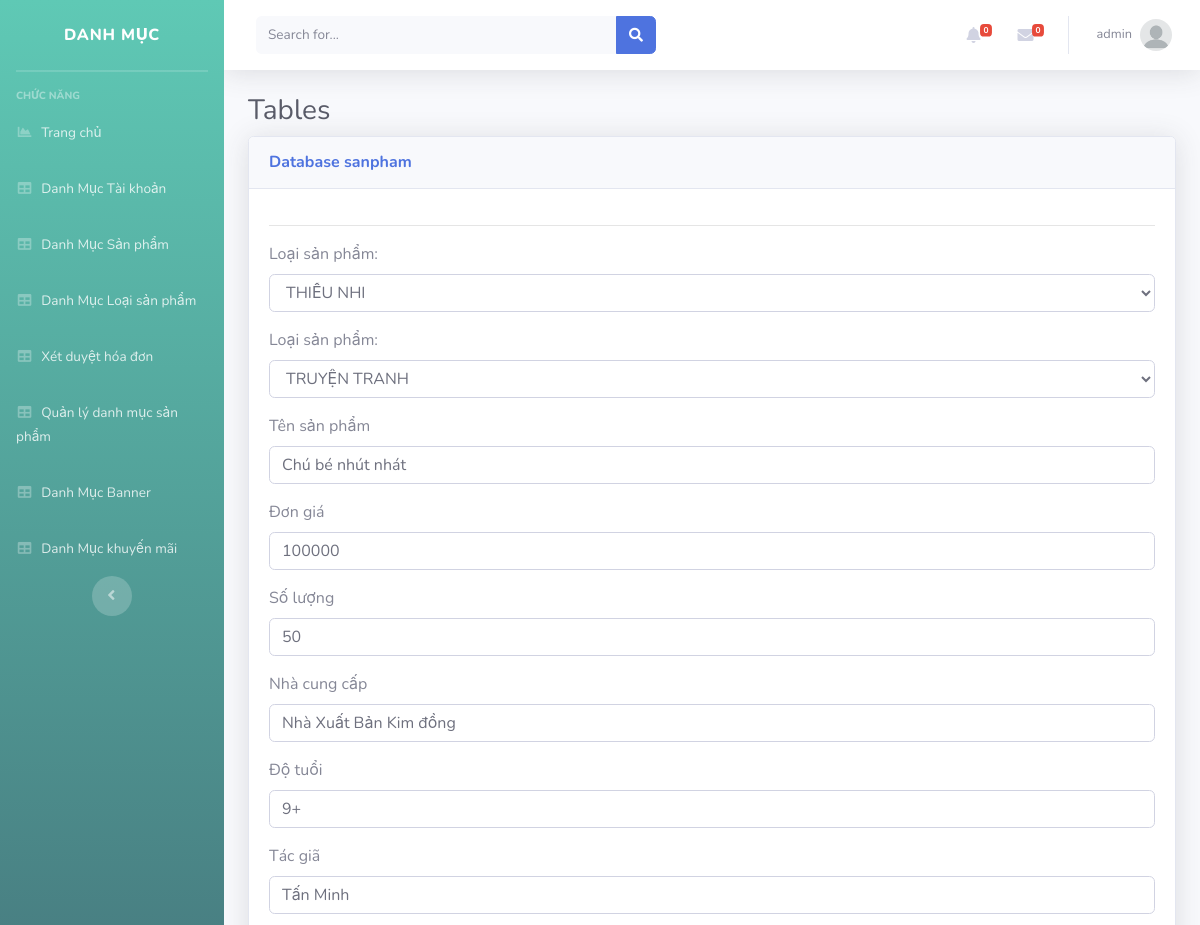
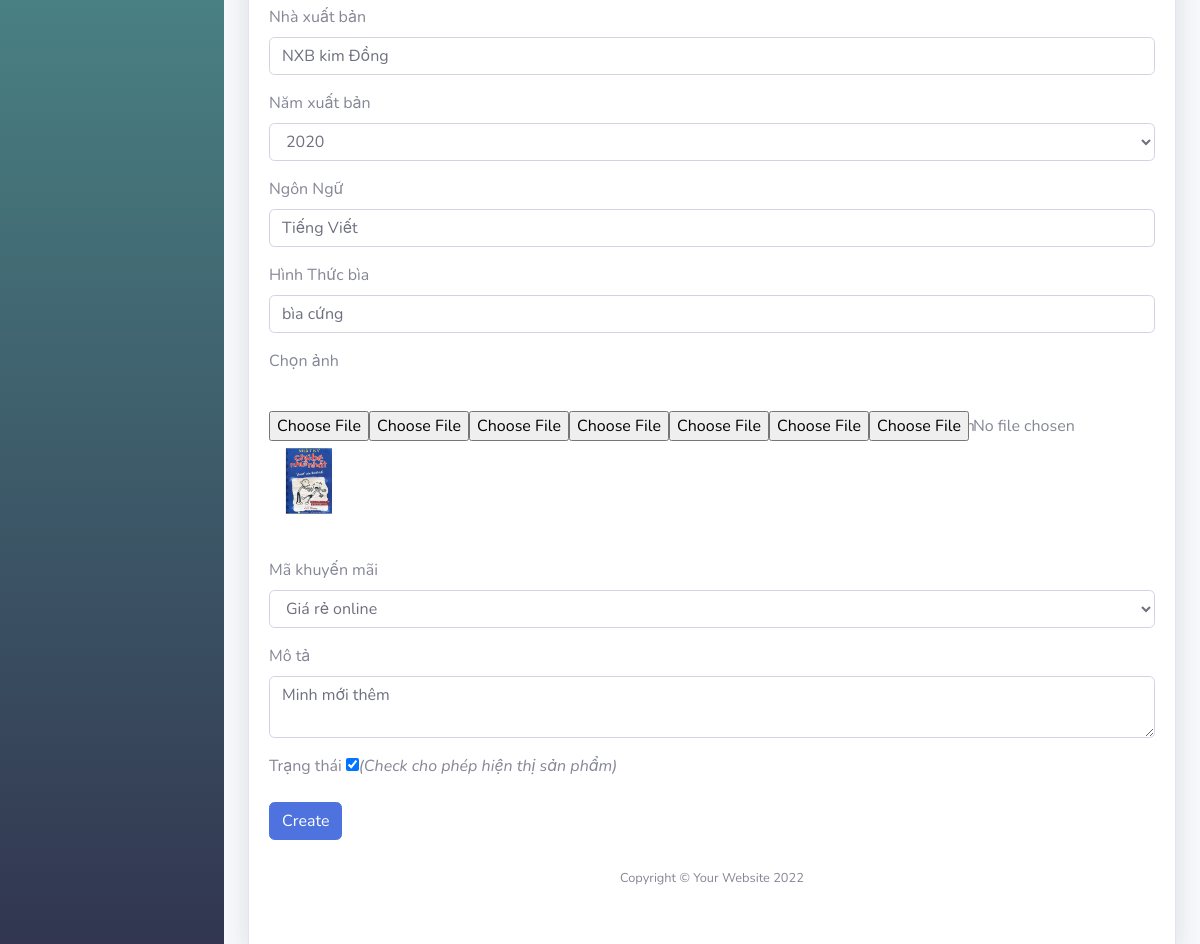
Page /Admin/index.php?mod=sanpham&act=edit&id=308 (signed in) on the committed database (2 pictures, top to bottom).
### tables this page shows
CREATE TABLE `sanpham` (
  `MaSP` int(11) NOT NULL,
  `MaLSP` int(11) NOT NULL,
  `TenSP` varchar(70) NOT NULL,
  `DonGia` int(11) NOT NULL,
  `tacgia` varchar(150) DEFAULT NULL,
  `SoLuong` int(10) UNSIGNED NOT NULL DEFAULT 1,
  `NhaCungCap` varchar(200) NOT NULL DEFAULT 'Nhà xuất bản Kim Đồng',
  `NhaXuatBan` varchar(200) NOT NULL DEFAULT 'NXB Kim Đồng',
  `Hinhthuc` varchar(100) NOT NULL DEFAULT 'Bìa cứng',
  `NamXB` int(11) NOT NULL DEFAULT 2022,
  `DoTuoi` varchar(5) NOT NULL DEFAULT '13+',
  `HinhAnh1` varchar(200) NOT NULL,
  `MaKM` int(11) NOT NULL,
  `SoSao` int(11) NOT NULL,
  `SoDanhGia` int(11) NOT NULL,
  `TrangThai` int(11) NOT NULL,
  `MoTa` text NOT NULL,
  `ThoiGian` datetime DEFAULT NULL,
  `NgonNgu` varchar(100) DEFAULT 'Tiếng Việt',
  `HinhAnh2` varchar(255) DEFAULT NULL
);

CREATE TABLE `loaisanpham` (
  `MaLSP` int(11) NOT NULL,
  `TenLSP` varchar(70) NOT NULL,
  `HinhAnh` varchar(200) NOT NULL,
  `Mota` varchar(200) NOT NULL,
  `MaDM` int(11) NOT NULL
);

CREATE TABLE `hinhanh` (
  `id_anh` int(11) NOT NULL,
  `id_sp` int(11) NOT NULL,
  `hinhanh` varchar(255) NOT NULL
);

CREATE TABLE `khuyenmai` (
  `MaKM` int(11) NOT NULL,
  `TenKM` varchar(100) NOT NULL,
  `LoaiKM` varchar(20) NOT NULL,
  `GiaTriKM` float(11,0) NOT NULL,
  `NgayBD` datetime NOT NULL,
  `TrangThai` int(11) NOT NULL
);

### Admin/MVC/controllers/SanphamController.php (called while the page is built, shortened)
<?php
require_once("MVC/Models/sanpham.php");
class SanphamController
{
    var $sanpham_model;
    public function __construct()
    {
        $this->sanpham_model = new sanpham();
    }
    public function edit()
    {
        $id = isset($_GET['id']) ? $_GET['id'] : 1;
        $data_km = $this->sanpham_model->khuyenmai();
        $data_dm = $this->sanpham_model->danhmuc();
        $data = $this->sanpham_model->find_sanpham($id);
        $data_anh = $this->sanpham_model->find_anh($id);
        require_once("MVC/Views/Admin/index.php");
    }
}

### Admin/MVC/Models/connection.php (called while the page is built, shortened)
<?php
    class Connection{
        function __construct()
        {
            $severname ="localhost";
            $username ="root";
            $password ="";
            $db_name ="shopbansach";
            $this->conn = new mysqli($severname,$username,$password,$db_name);
        }
    }
?>

### Admin/MVC/Models/model.php (called while the page is built, shortened)
<?php
require_once("connection.php");
class Model
{
    var $conn;
    function __construct()
    {
        $conn_obj = new Connection();
        $this->conn = $conn_obj->conn;
    }
    function find_anh($masp)
    {
        $query = "SELECT * from hinhanh
        Where id_sp = $masp";
        require("result.php");
        return $data;
    }
    function find_sanpham($id)
    {
        $query = "SELECT * from sanpham as sp, loaisanpham as lsp, danhmuc as dm
        where sp.MaLSP = lsp.MaLSP
        and lsp.MaDM = dm.MaDM
        and sp.maSP = $id";
        return $this->conn->query($query)->fetch_assoc();
    }
}

### Admin/MVC/Models/sanpham.php (called while the page is built, shortened)
<?php
require("model.php");
class sanpham extends model
{
    function khuyenmai(){
        $query = "select * from khuyenmai ";
        require("result.php");
        return $data;
    }
    function loaisp(){
        $query = "select * from loaisanpham ";
        require("result.php");
        return $data;
    }
    function danhmuc(){
        $query = "select * from danhmuc ";
        require("result.php");
        return $data;
    }
}

### Admin/MVC/Models/result.php (called while the page is built)
<?php
$result = $this->conn->query($query);
$data = array();
while ($row = $result->fetch_assoc()) {
    $data[] = $row;
}
?>

### Admin/MVC/Views/sanpham/edit.php (the view, shortened to what this page needs)
<hr>
<table class="table table-bordered" id="dataTable" width="100%" cellspacing="0">
    <form action="?mod=sanpham&act=update" method="POST" role="form" enctype="multipart/form-data">
        <div class="form-group">
            <label for="cars">Loại sản phẩm: </label>
            <select  name="MaDM" class="form-control" id="danhmuc">
                <?php foreach ($data_dm as $row) { ?>
                  <option <?= ($row['MaDM'] == $data['MaDM'])?'selected':''?> value="<?= $row['MaDM'] ?>"><?= $row['TenDM'] ?></option>
                <?php } ?>
            </select>
        </div>
        <div class="form-group">
            <label for="cars">Loại sản phẩm: </label>
            <select name="MaLSP" class="form-control" id="loaisanpham">
                    <option  value="<?= $data['MaLSP'] ?>"><?= $data['TenLSP'] ?></option>
            </select>
        </div>
        <div class="form-group">
            <label for="">Tên sản phẩm</label>
            <input type="text" class="form-control" id="" placeholder="" name="TenSP" value="<?=$data['TenSP']?>">
        </div>
        <div class="form-group">
            <label for="">Đơn giá</label>
            <input type="text" class="form-control" id="" placeholder="" name="DonGia" value="<?=$data['DonGia']?>">
        </div>
        <div class="form-group">
            <label for="">Số lượng</label>
            <input type="text" class="form-control" id="" placeholder="" name="SoLuong" value="<?=$data['SoLuong']?>">
        </div>
        <div class="form-group">
      <label for="">Nhà cung cấp</label>
      <input type="text" class="form-control" id="" placeholder="" name="NhaCungCap" value="<?=$data['NhaCungCap']?>">
    </div>
    <div class="form-group">
      <label for="">Độ tuổi</label>
      <input type="text" class="form-control" id="" placeholder="" name="DoTuoi" value="<?=$data['DoTuoi']?>">
    </div>
    <div class="form-group">
      <label for="">Tác giã</label>
      <input type="text" class="form-control" id="" placeholder="" name="TacGia" value="<?=$data['tacgia']?>">
    </div>
    <div class="form-group">
      <label for="">Nhà xuất bản</label>
      <input type="text" class="form-control" id="" placeholder="" name="NhaXuatBan" value="<?=$data['NhaXuatBan']?>">
    </div>
    <div class="form-group">
      <label for="">Năm xuất bản</label>
      <select id="" name="NamXuatBan" class="form-control">
                    <option <?= ($data['NamXB'] == 2020)?'selected':''?> value="2020"> 2020</option>
               </select>
    </div>
    <div class="form-group">
      <label for="">Ngôn Ngữ</label>
      <input type="text" class="form-control" id="" placeholder="" name="NgonNgu" value="<?=$data['NgonNgu']?>">
    </div>
    <div class="form-group">
      <label for="">Hình Thức bìa</label>
      <input type="text" class="form-control" id="" placeholder="" name="HinhThuc" value="<?=$data['Hinhthuc']?>">
    </div>
        <div class="form-group">
        <label for="">Chọn ảnh</label>
        <div class="wrap">
            <div class="dandev-reviews">
                <div class="list_attach">
                    <ul class="dandev_attach_view">
                    <li id="li_files" class="li_file_hide" >
                    <div class="">
                      <input type="file" name="anh1" id="upload1" value=" <?php if(isset($data_anh[0]['hinhanh'])) { echo $data_anh[0]['hinhanh']; } ?>" onchange="ImagesFileAsURL1()" />
                      </div>
                      <div class="img-wrap">
                      <div class="img-wrap-box" id="displayImg1">
                          <?php if(isset($data_anh[0]['hinhanh'])) {?>
                             <img src="../public/<?=$data_anh[0]['hinhanh']?>"/>
                            <?php
                                 }
                            ?>
                      </div>
                      </div>
                      </li>
                      <li id="li_files" class="li_file_hide" >
                         <div class="">
                      <input type="file" name="anh2" id="upload2" value=" <?php if(isset($data_anh[1]['hinhanh'])) { echo $data_anh[1]['hinhanh']; } ?>" onchange="ImagesFileAsURL2()" />
                      </div>
                      <div class="img-wrap">
                      <div class="img-wrap-box" id="displayImg2">
                      </div>
                      </div>
                      </li>
                      <li id="li_files" class="li_file_hide" >
                         <div class="">
                      <input type="file" name="anh3" id="upload3" value=" <?php if(isset($data_anh[2]['hinhanh'])) { echo $data_anh[2]['hinhanh']; } ?>" onchange="ImagesFileAsURL3()" />
                      </div>
                      <div class="img-wrap">
                      <div class="img-wrap-box" id="displayImg3">
                      </div>
                      </div>
                      </li>
                      <li id="li_files" class="li_file_hide" >
                         <div class="">
                      <input type="file" name="anh4" id="upload4" value=" <?php if(isset($data_anh[3]['hinhanh'])) { echo $data_anh[3]['hinhanh']; } ?>" onchange="ImagesFileAsURL4()" />
                      </div>
                      <div class="img-wrap">
                      <div class="img-wrap-box" id="displayImg4">
                      </div>
                      </div>
                      </li>
                      <li id="li_files" class="li_file_hide" >
                         <div class="">
                      <input type="file" name="anh7" id="upload7" value=" <?php if(isset($data_anh[4]['hinhanh'])) { echo $data_anh[4]['hinhanh']; } ?>" onchange="ImagesFileAsURL7()" />
                      </div>
                      <div class="img-wrap">
                      <div class="img-wrap-box" id="displayImg7">
                      </div>
                      </div>
                      </li>
                      <li id="li_files" class="li_file_hide" >
                         <div class="">
                      <input type="file" name="anh8" id="upload8" value=" <?php if(isset($data_anh[5]['hinhanh'])) { echo $data_anh[5]['hinhanh']; } ?>" onchange="ImagesFileAsURL8()" />
                      </div>
                      <div class="img-wrap">
                      <div class="img-wrap-box" id="displayImg8">
                      </div>
                      </div>
                      </li>
                      <li id="li_files" class="li_file_hide" >
                         <div class="">
                      <input type="file" name="anh9" id="upload9" value=" <?php if(isset($data_anh[6]['hinhanh'])) { echo $data_anh[6]['hinhanh']; } ?>" onchange="ImagesFileAsURL9()" />
                      </div>
                      <div class="img-wrap">
                      <div class="img-wrap-box" id="displayImg9">
                      </div>
                      </div>
                      </li>
                    </ul>
                </div>
            </div>
        </div>
          </div>
    </div>
    <div class="form-group" style="margin-top: 20%;">
      <label for="cars">Mã khuyến mãi </label>
      <select id="" name="MaKM" class="form-control">
        <?php foreach ($data_km as $row) { ?>
                  <option <?= ($row['MaKM'] == $data['MaKM'])?'selected':''?> value="<?= $row['MaKM'] ?>"><?= $row['TenKM'] ?></option>
                <?php } ?>
      </select>
    </div>
        <label for="">Mô tả</label>
        <div class="form-group">
            <textarea class="form-control" id="summernote" placeholder="" name="MoTa"><?=$data['MoTa']?></textarea>
        </div>
        <div class="form-group">
            <label for="">Trạng thái</label>
            <input <?=($data['TrangThai']==1)?'checked':''?> type="checkbox" id="" placeholder="" value="1" name="TrangThai"><em>(Check cho phép hiện thị sản phẩm)</em>
        </div>
        <button type="submit" class="btn btn-primary">Create</button>

### Admin/MVC/Views/sanpham/edit.php (style rules this page uses)
.dandev-reviews { position: relative; margin: 20px 0; }
.list_attach { display: block; margin-top: 30px; }
ul.dandev_attach_view { list-style: none; margin: 0; padding: 0; }
ul.dandev_attach_view li { float: left; width: 80px; margin: 0 20px 20px 0 !important; padding: 0!important; border: 0!important; overflow: inherit; clear: none; }
ul.dandev_attach_view .img-wrap { position: relative; }
ul.dandev_attach_view .img-wrap-box { position: relative; overflow: hidden; padding-top: 100%; height: auto; background-position: 50% 50%; background-size: cover; }
.img-wrap-box img { right: 0; width: 100%!important; height: 100%!important; bottom: 0; left: 0; top: 0; position: absolute; object-position: 50% 50%; object-fit: cover; transition: all .5s linear; -moz-transition: all .5s linear; -webkit-transition: all .5s linear; -ms-transition: all .5s linear; }
ul li, ol li { list-style-position: inside; }

### rows in the picture
sanpham: MaLSP "TRUYỆN TRANH", TenSP "Chú bé nhút nhát", DonGia "100000", SoLuong "50", NhaCungCap "Nhà Xuất Bản Kim đồng", DoTuoi "9+", TacGia "Tấn Minh", NhaXuatBan "NXB kim Đồng", NamXuatBan "2020", NgonNgu "Tiếng Viết", HinhThuc "bìa cứng", MaKM "Giá rẻ online", MoTa "Minh mới thêm", TrangThai "☑"
hinhanh: hinhanh (picture)

### other values in the picture
$_SESSION['login']['TaiKhoan'] "admin"
$mod "sanpham"
form field MaDM "THIẾU NHI"
